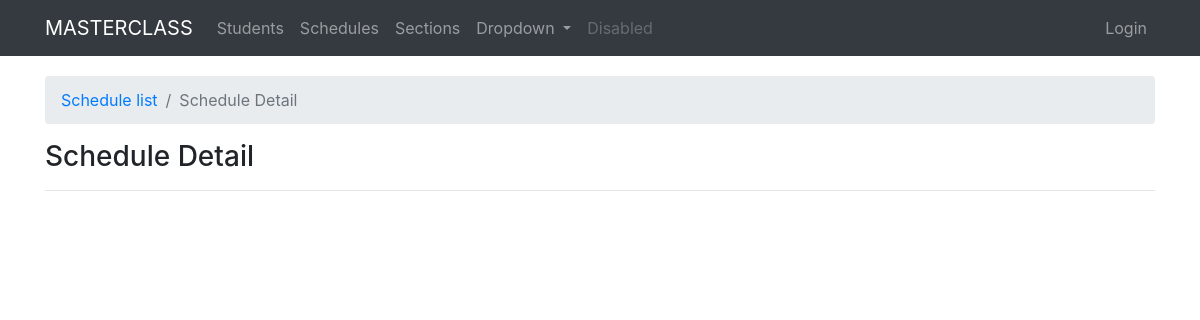
/schedules/detail/2/, run on an earlier commit of the app's database.
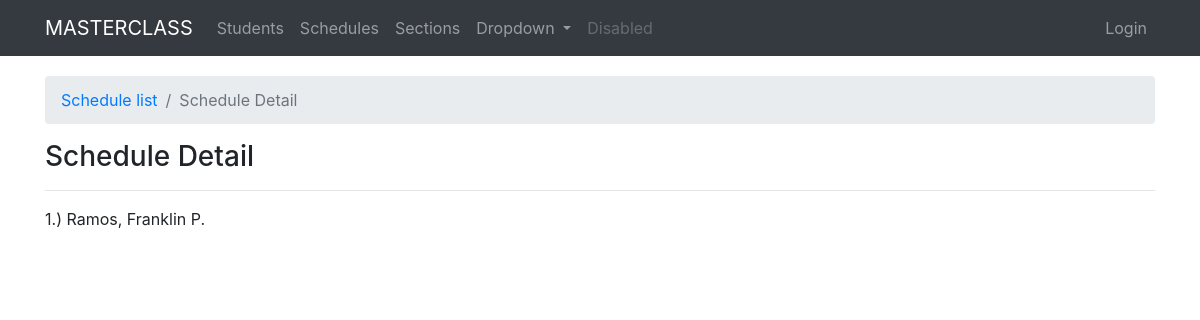
And on a later commit of the database.
### schedules/models.py (models this page shows, shortened)
class StudentAdviceSchedule(models.Model):
    user = models.ForeignKey(User, on_delete=models.CASCADE, default=1)
    student = models.ForeignKey(StudentName, on_delete=models.CASCADE, blank=True, null=True)
    schedule = models.ForeignKey(SubjectSchedule, on_delete=models.CASCADE, blank=True, null=True)
    advice = models.BooleanField(default=False)
    remarks = models.TextField(blank=True, null=True)
    timestamp = models.DateTimeField(auto_now_add=True)
    updated = models.DateTimeField(auto_now=True)

### students/models.py (models this page shows, shortened)
class StudentName(models.Model):
    user = models.ForeignKey(User, on_delete=models.CASCADE, default=1)
    lrn = models.CharField(max_length=12, unique=True, blank=True, null=True)
    first_name = models.CharField(max_length=120)
    last_name = models.CharField(max_length=120)
    middle_name = models.CharField(max_length=120, blank=True)
    extension_name = models.CharField(max_length=10, blank=True)
    GENDER = [
    ('M', 'MALE'),
    ('F', 'FEMALE'),
    ]
    gender = models.CharField(max_length=6, choices=GENDER, blank=True, null=True)
    birth_date = models.DateField()
    school_status = models.ForeignKey(SchoolStatus, on_delete=models.CASCADE, verbose_name='schooling status', blank=True, null=True)
    image = models.ImageField(upload_to=user_directory_path, blank=True, null=True)
    timestamp = models.DateTimeField(auto_now_add=True)
    updated = models.DateTimeField(auto_now=True)
    class Meta:
        ordering = ['-timestamp',]
    def full_name(self):
        if self.middle_name == False:
            fullname = "%s, %s %s"%(self.last_name, self.first_name, self.extension_name)
        elif self.extension_name == False:
            fullname = "%s, %s %s"%(self.last_name, self.first_name, self.middle_name)
        elif self.middle_name == False and self.extension_name == False:
            fullname = "%s, %s"%(self.last_name, self.first_name)
        else:
            fullname = "%s, %s %s %s"%(self.last_name, self.first_name, self.middle_name, self.extension_name)
        return fullname

### schedules/views.py (the view)
# urls.py: path('detail/<pk>/', views.schedule_detail, name="detail"),
def schedule_detail(request, pk):
    instance = get_object_or_404(SubjectSchedule, pk=pk)
    context = {
        "title": "schedule detail",
        "instance": instance,
    }
    return render(request, "schedules/schedule_detail.html", context)

### templates/schedules/schedule_detail.html
{% extends "base.html" %}
{% load static %}
{% block content %}
<nav aria-label="breadcrumb">
    <ol class="breadcrumb">
        <li class="breadcrumb-item"><a href="{%url 'schedule:list'%}">Schedule list</a></li>
        <li class="breadcrumb-item active" aria-current="page">{{title|title}}</li>
    </ol>
</nav>
<h3>{{title|title}}</h3>
<hr>
<div class="row">
    <div class="col-sm-12">
        {% for student in instance.studentadviceschedule_set.all %}
            {{ forloop.counter }}.)
            {{ student.student.full_name|title }} <br>
        {% endfor %}
    </div>
</div>
{% endblock %}

What changed in the data, as far as the page shows it:
added StudentAdviceSchedule: student.full_name "Ramos, Franklin P."
